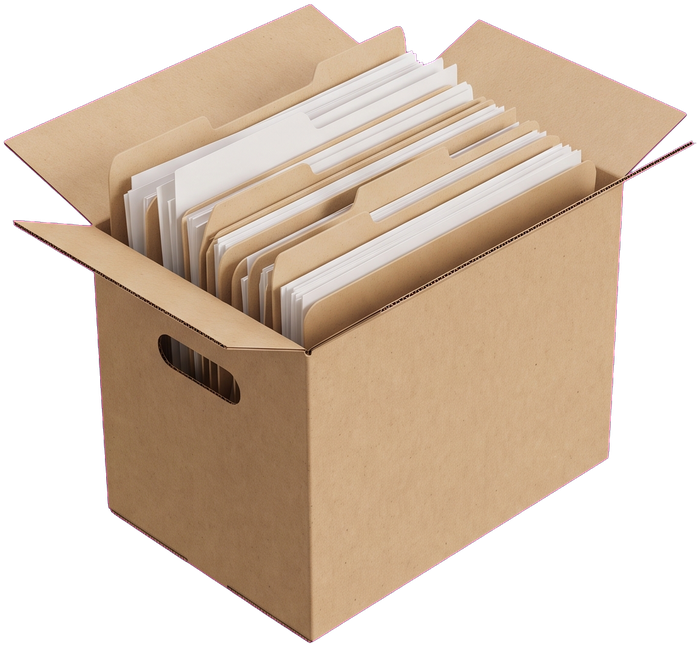
#> input picture paper-desk-film/template/assets/box.png, 700 x 647 px
$ python key_sprite.py ../../paper-desk-film/template/assets/box.png ../../paper-desk-film/template/assets/box.png
#> lines starting #> are read from the running program, lines starting #| are printed output that depends on the picture
#!/usr/bin/env python3
"""Key a magenta-background photo into a tight RGBA sprite; optionally find a green phone screen.

Usage: python3 key_sprite.py in.png out.png [--screen screen.json]

Magenta key with despill (soft edge from the magenta distance). With --screen, pure-green
pixels become a separate mask: the sprite gets them as transparent and screen.json stores the
screen box + a mask PNG (out_screen.png) in sprite px, so the renderer can draw live UI there.
"""
import json
import sys

import numpy as np
from PIL import Image
from scipy import ndimage

src, dst = sys.argv[1], sys.argv[2]
a = np.asarray(Image.open(src).convert("RGB")).astype(np.float32)
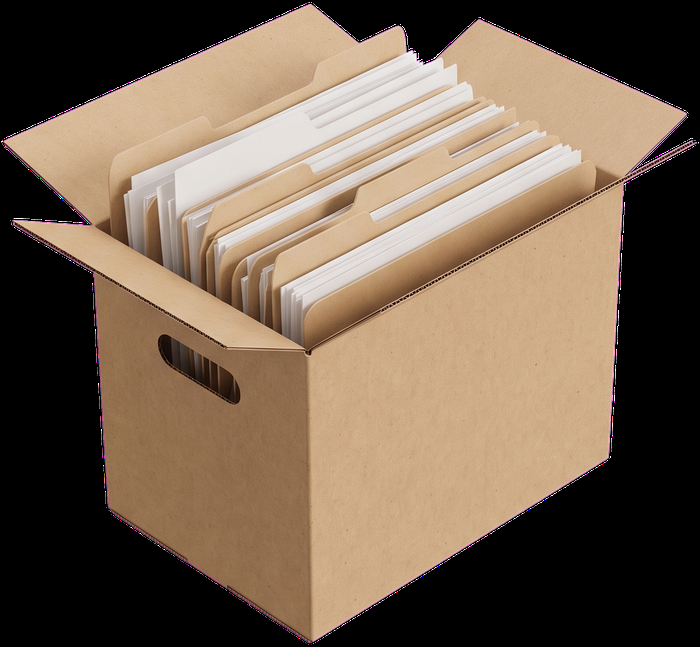
#> a: shape (647, 700, 3) float32; mean R, G, B 117.9, 99.2, 81.6
r, g, b = a[..., 0], a[..., 1], a[..., 2]
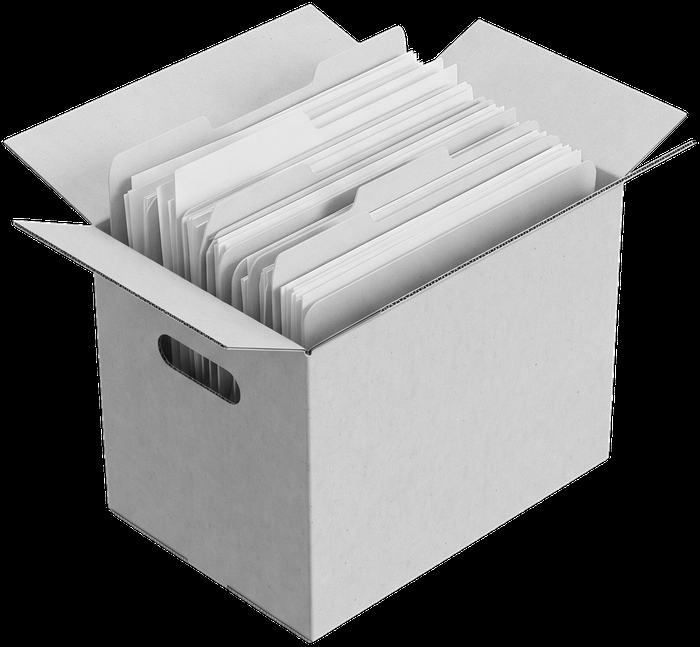
#> r: shape (647, 700) float32; min 0, max 255, mean 117.9
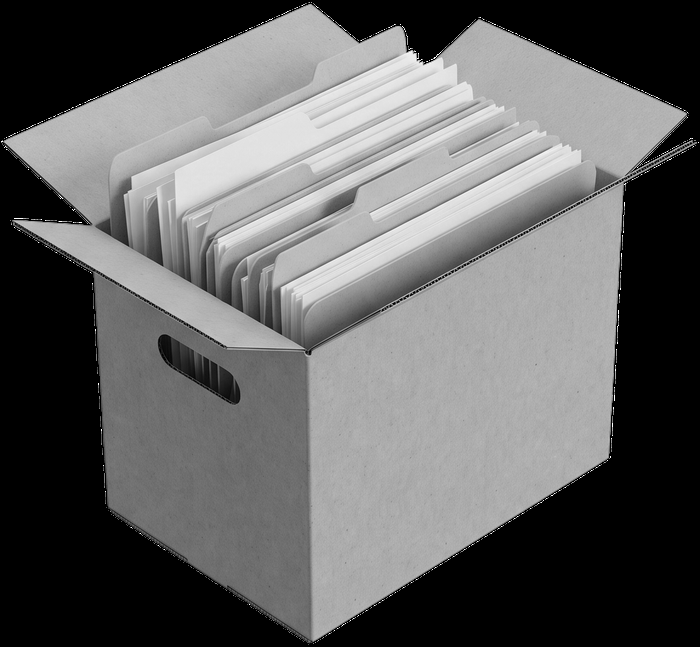
#> g: shape (647, 700) float32; min 0, max 255, mean 99.2
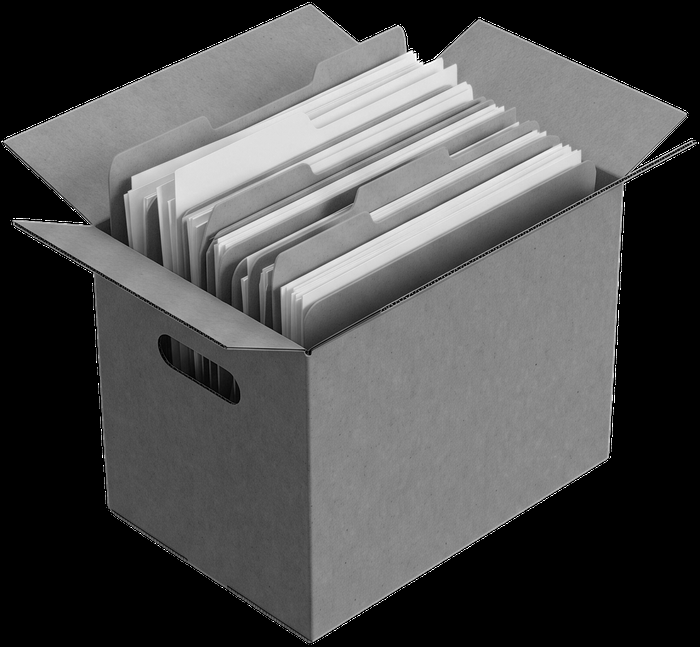
#> b: shape (647, 700) float32; min 0, max 255, mean 81.5
# magenta-ness: high R and B, low G
mag = np.clip(((r + b) / 2 - g - 60) / 60, 0, 1)
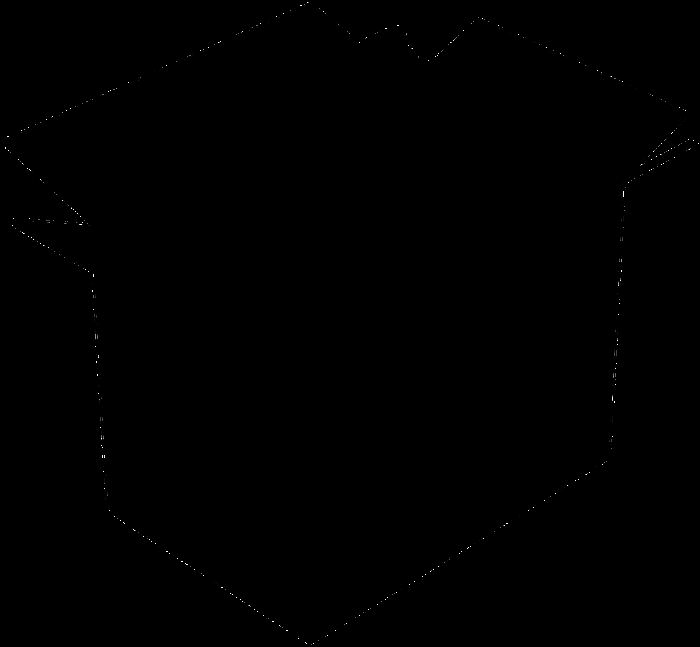
#> mag: shape (647, 700) float32; min 0, max 1, mean 0.000796
alpha = 1 - mag
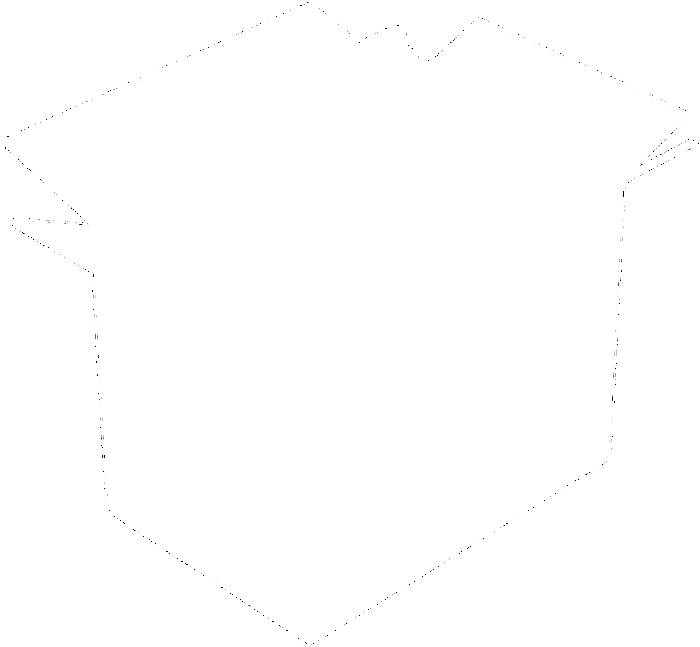
#> alpha: shape (647, 700) float32; min 0, max 1, mean 0.999
alpha = ndimage.binary_opening(alpha > 0.5, iterations=2) * alpha
lab, n = ndimage.label(alpha > 0.5)
#> lab: shape (647, 700) int32; values 0 (black) and 1 (white), 99.9% white; black in thin lines or dots
#> n = 1
if n > 1:  # keep the biggest blob only (drop specks)
    big = np.argmax(ndimage.sum(np.ones_like(alpha), lab, range(1, n + 1))) + 1
    alpha *= ndimage.binary_dilation(lab == big, iterations=3)
# despill: pull magenta fringe toward neutral
rgb = a.copy()
m = np.minimum(r, b)
spill = np.clip(m - g, 0, None)  # only magenta-tinted pixels have both R and B above G
rgb[..., 0] -= spill
rgb[..., 2] -= spill
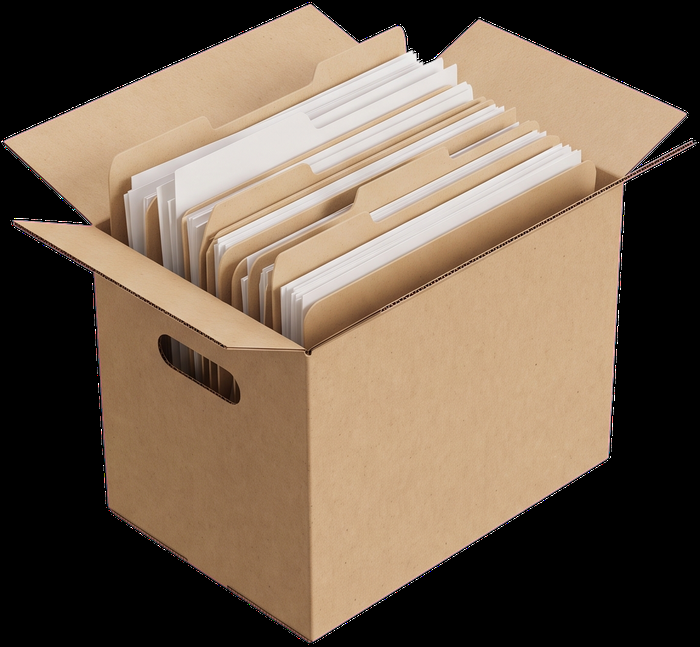
#> rgb: shape (647, 700, 3) float32; mean R, G, B 117.5, 99.2, 81.2
alpha = ndimage.minimum_filter(alpha, 3)  # eat the 1px fringe
alpha = ndimage.gaussian_filter(alpha, 0.7)
screen = None
if "--screen" in sys.argv:
    gm = (g > 180) & (r < 120) & (b < 120)
    lab, n = ndimage.label(gm)
    big = np.argmax(ndimage.sum(gm, lab, range(1, n + 1))) + 1
    gm = ndimage.binary_fill_holes(lab == big)
    screen = ndimage.binary_dilation(gm, iterations=2)
    alpha = np.where(screen, 0, alpha)
ys, xs = np.where(alpha > 0.02)
y0, y1, x0, x1 = ys.min(), ys.max() + 1, xs.min(), xs.max() + 1
#> y0 = 0; y1 = 647; x0 = 0; x1 = 700
if screen is not None:
    sy, sx = np.where(screen)
    y0, y1, x0, x1 = min(y0, sy.min()), max(y1, sy.max() + 1), min(x0, sx.min()), max(x1, sx.max() + 1)
out = np.dstack([np.clip(rgb, 0, 255), alpha * 255])[y0:y1, x0:x1].astype(np.uint8)
Image.fromarray(out).save(dst)
print(f"sprite {out.shape[1]}x{out.shape[0]} -> {dst}")
#| sprite 700x647 -> ../../paper-desk-film/template/assets/box.png
if screen is not None:
    sm = screen[y0:y1, x0:x1]
    Image.fromarray((sm * 255).astype(np.uint8)).save(dst.replace(".png", "_screen.png"))
    sy, sx = np.where(sm)
    box = [int(sx.min()), int(sy.min()), int(sx.max() + 1), int(sy.max() + 1)]
    json.dump({"box": box, "mask": dst.replace(".png", "_screen.png")}, open(sys.argv[sys.argv.index("--screen") + 1], "w"))
    print("screen box", box)

$ run again, with paper-desk-film/template/assets/clip.png copied over paper-desk-film/template/assets/box.png
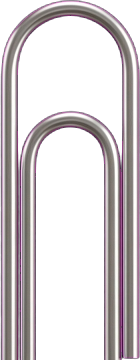
#> input picture paper-desk-film/template/assets/clip.png, 140 x 360 px
#> `alpha = ndimage.binary_opening(alpha > 0.5, iterations=2) * alpha`:
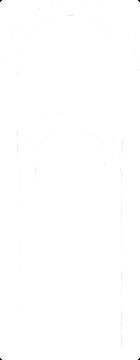
#> alpha: shape (360, 140) float32; min 0, max 1, mean 0.999
#> lab: shape (360, 140) int32; values 0 (black) and 1 (white), 100% white; black in thin lines or dots
#> n = 1
#> `rgb[..., 0] -= spill`:
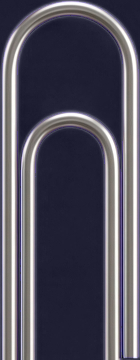
#> rgb: shape (360, 140, 3) float32; mean R, G, B 84.9, 82.7, 95.9
#> y0 = 0; y1 = 360; x0 = 0; x1 = 140
#| sprite 140x360 -> ../../paper-desk-film/template/assets/box.png

$ run again, with paper-desk-film/template/assets/stamp.png copied over paper-desk-film/template/assets/box.png
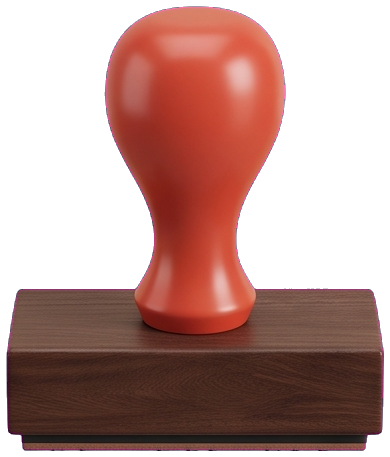
#> input picture paper-desk-film/template/assets/stamp.png, 390 x 457 px
#> `lab, n = ndimage.label(alpha > 0.5)`:
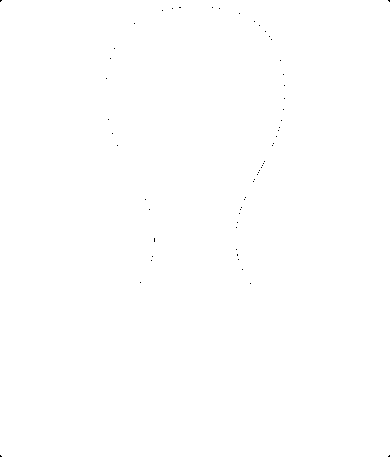
#> lab: shape (457, 390) int32; values 0 (black) and 1 (white), 100% white; black in thin lines or dots
#> n = 1
#> y0 = 0; y1 = 457; x0 = 0; x1 = 390
#> `out = np.dstack([np.clip(rgb, 0, 255), alpha * 255])[y0:y1, x0:x1].ast..`:
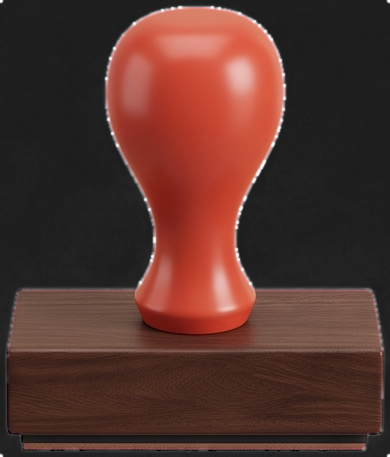
#> out: shape (457, 390, 4); mean R, G, B, A 84.9, 50.5, 43.9, 253.1; transparent parts drawn white
#| sprite 390x457 -> ../../paper-desk-film/template/assets/box.png
